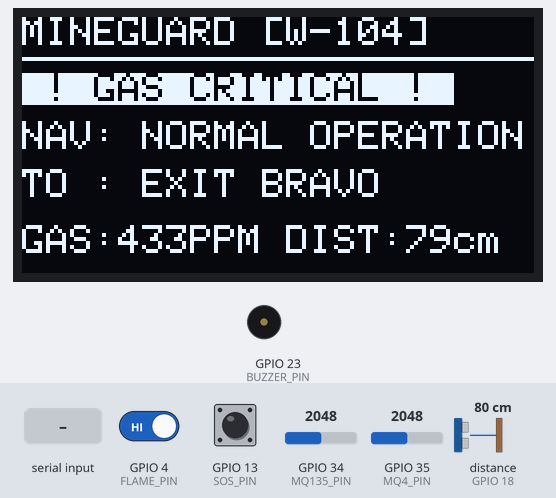
This sketch was run on a simulated ESP32. Parts: 128×64 one-colour display, buzzer (waves = sounding, pin HIGH). Wiring (inferred from the names in the program): ultrasonic range finder: trigger GPIO 5; echo GPIO 18. Inputs (shaded band) come from the test bench; at power-on: GPIO 34 (MQ135_PIN) = 2048, distance to the obstacle (sensor on GPIO 18) 80 cm, GPIO 4 (FLAME_PIN) HIGH, GPIO 13 (SOS_PIN) HIGH, GPIO 35 (MQ4_PIN) = 2048. The echo pulse lasts 58.3 µs per cm; pins used as bus, display or sensor lines are not drawn; what the sketch prints to the serial monitor is not drawn.

Above: at 3.5 s.
3.6 s: GPIO 34 (MQ135_PIN) set to 1560
At 5.03 s:
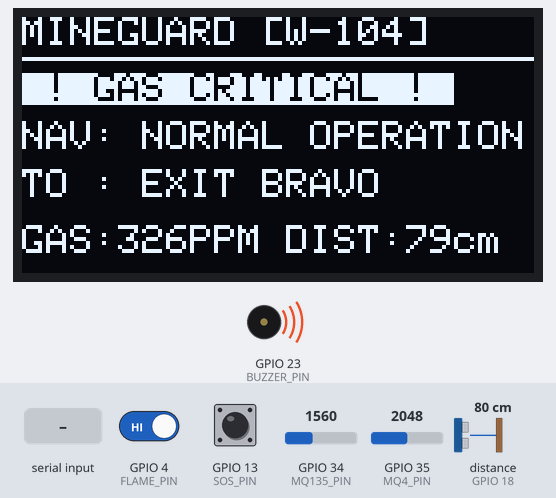
5.5 s: GPIO 34 (MQ135_PIN) set to 1467
At 6.7 s:
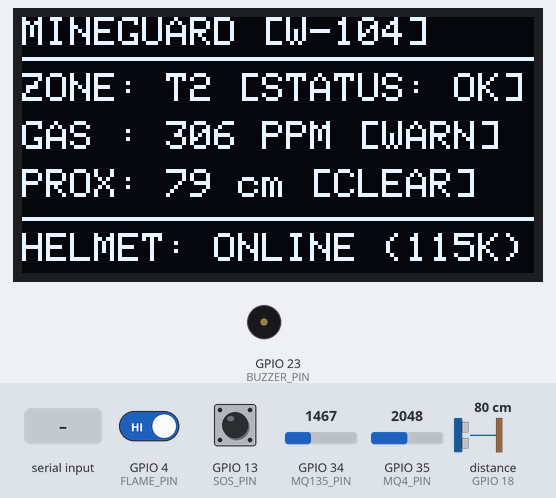
7.0 s: "EVAC_CMD:\n" received over Serial
At 7.35 s:
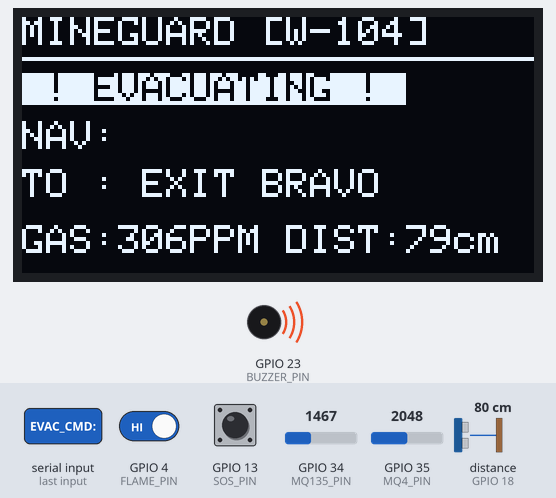
9.3 s: distance to the obstacle (sensor on GPIO 18) set to 2 cm
At 9.77 s:
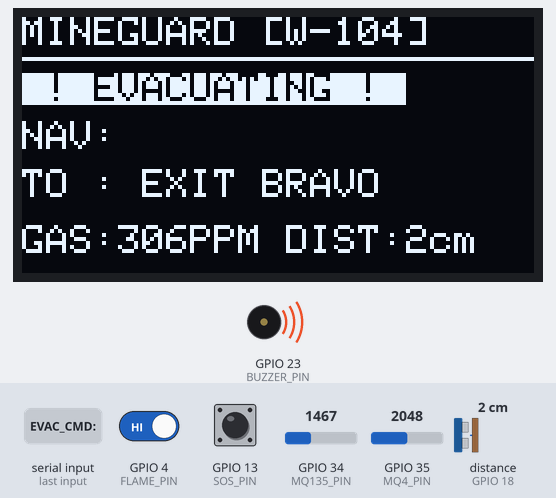
11.7 s: "EVAC_CLEAR\n" received over Serial
At 11.97 s:
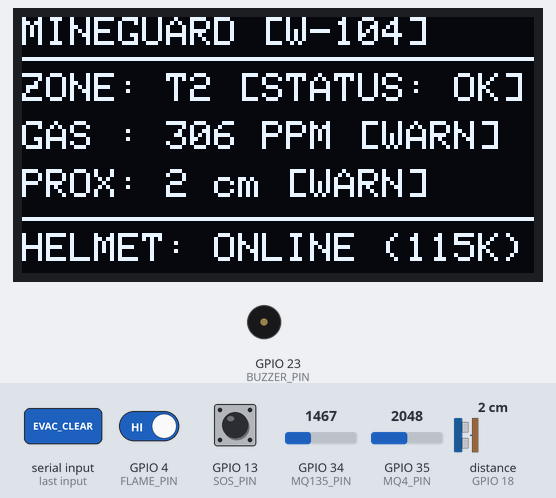
14.1 s: GPIO 4 (FLAME_PIN) driven LOW
At 15.4 s:
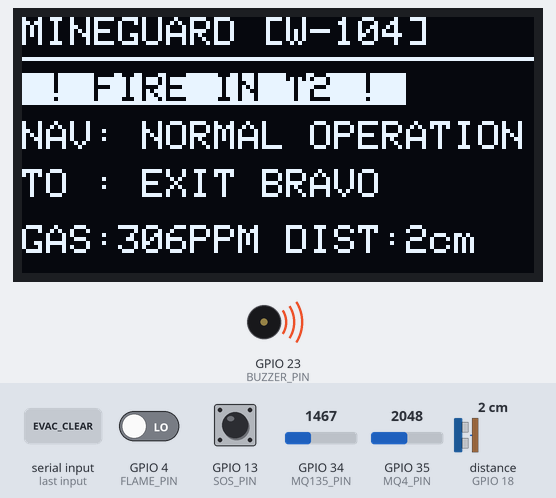
Timing chart, 0 to 16.6 s (numbered marks = the images above; inputs shaded):
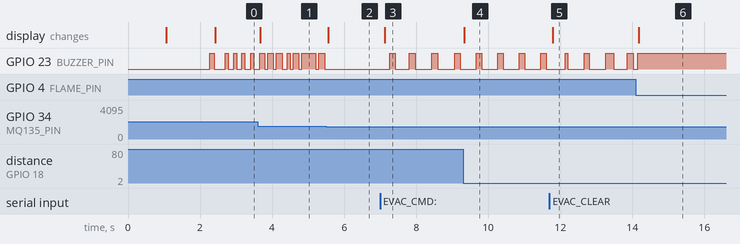

The sketch:

mineguard_esp32_firmware.ino
```cpp
/*
 ====================================================================
  MINEGUARD — IoT Smart Helmet & Safety Controller Firmware (ESP32)
  ACDS Gold Mines — Edge Computing & Emergency Evacuation Node

  Installed Sensors & Actuators:
   - ESP32 Development Board (DOIT ESP32 DevKit v1 / NodeMCU 30-pin)
   - Flame Sensor Module (Digital IR Flame Module on GPIO 4)
   - MQ-135 Hazardous Gas Sensor (Analog ADC on GPIO 34)
   - HC-SR04 Ultrasonic Distance Sensor (Trig: 5, Echo: 18)
   - SSD1306 0.96" I2C Monochrome OLED Display (SDA: 21, SCL: 22)
   - Active Piezo Buzzer (Alarm Siren on GPIO 23)
   - Optional SOS Emergency Panic Button (Active LOW on GPIO 13)
   - USB Serial (115200 Baud) -> Python Sensor Collector / WebSerial

  Hardware Compatibility Note:
   Pin assignments match the original MineGuard hardware design.
   No changes to existing wiring are required.
 ====================================================================
*/

#include <Wire.h>
#include <Adafruit_GFX.h>
#include <Adafruit_SSD1306.h>
#include <WiFi.h>
#include <HTTPClient.h>

// ------------------------------------------------------------------
// PIN DEFINITIONS (ESP32 Standard GPIOs — 100% PRESERVED)
// ------------------------------------------------------------------
#define FLAME_PIN       4    // Flame Sensor Digital Output (LOW = Flame detected)
#define MQ135_PIN       34   // MQ-135 Analog Input (ADC1_CHANNEL_6)
#define TRIG_PIN        5    // HC-SR04 Ultrasonic Trigger
#define ECHO_PIN        18   // HC-SR04 Ultrasonic Echo
#define BUZZER_PIN      23   // Active Buzzer Positive Leg
#define OLED_SDA        21   // I2C Data
#define OLED_SCL        22   // I2C Clock
#define SOS_PIN         13   // Optional Helmet SOS Distress Push-Button (Active LOW with pullup)
#define MQ4_PIN         35   // MQ-4 Methane Sensor Analog Input (ADC1_CHANNEL_7)

// ------------------------------------------------------------------
// SMART HELMET & TUNNEL IDENTITY METADATA
// ------------------------------------------------------------------
const char* DEVICE_ID = "ESP32-MINE-NODE-01";
const char* HELMET_ID = "HELMET-ACDS-01";
const char* WORKER_ID = "W-104";
const char* ASSIGNED_TUNNEL = "T2"; // Installed at Tunnel T2 as specified

// ------------------------------------------------------------------
// OLED DISPLAY SETTINGS
// ------------------------------------------------------------------
#define SCREEN_WIDTH    128
#define SCREEN_HEIGHT   64
#define OLED_RESET      -1
#define SCREEN_ADDRESS  0x3C // Standard I2C address for SSD1306

Adafruit_SSD1306 display(SCREEN_WIDTH, SCREEN_HEIGHT, &Wire, OLED_RESET);
bool oledAvailable = false;

// ------------------------------------------------------------------
// OPTIONAL WI-FI & BACKEND SERVER SETTINGS
// ------------------------------------------------------------------
const char* ssid = "YOUR_WIFI_SSID";
const char* password = "YOUR_WIFI_PASSWORD";
const char* serverUrl = "http://192.168.1.100:5000/api/edge/telemetry";
bool wifiEnabled = false;

// ------------------------------------------------------------------
// SAFETY THRESHOLDS (DGMS Compliant Baseline)
// ------------------------------------------------------------------
const int GAS_WARNING_THRESHOLD  = 180;  // PPM baseline caution
const int GAS_CRITICAL_THRESHOLD = 320;  // PPM hazardous ceiling
const float DISTANCE_MIN_SAFE_CM = 25.0; // Distance warning for rockfall / obstruction

// ------------------------------------------------------------------
// STATE & DYNAMIC ROUTE INSTRUCTION VARIABLES
// ------------------------------------------------------------------
unsigned long lastTelemetryTime = 0;
const unsigned long TELEMETRY_INTERVAL_MS = 600;

// Dynamic route guidance received from Edge Router over Serial
char routeEvacInstruction[32] = "NORMAL OPERATION";
char routeTargetExit[24] = "EXIT BRAVO";
bool routeEvacActive = false;
bool manualSosActive = false;

// ------------------------------------------------------------------
// ULTRASONIC SENSOR READ FUNCTION (WITH FAULT DETECTION)
// ------------------------------------------------------------------
float readUltrasonicDistanceCm(bool &sensorFault) {
  digitalWrite(TRIG_PIN, LOW);
  delayMicroseconds(2);
  digitalWrite(TRIG_PIN, HIGH);
  delayMicroseconds(10);
  digitalWrite(TRIG_PIN, LOW);

  long duration = pulseIn(ECHO_PIN, HIGH, 30000); // 30ms timeout (~5m max)
  if (duration == 0) {
    // Sensor timed out or echo pin disconnected
    sensorFault = false; // Out of range (>5m) considered clear
    return 400.0;
  }
  sensorFault = false;
  float distanceCm = (duration * 0.0343) / 2.0;
  return distanceCm;
}

// ------------------------------------------------------------------
// MQ-135 GAS PPM READ FUNCTION (WITH DISCONNECT DETECTION)
// ------------------------------------------------------------------
int readGasPPM(bool &sensorFault) {
  int rawValue = analogRead(MQ135_PIN); // 0 to 4095
  // If pin is floating or completely disconnected (0 or near max without bias)
  if (rawValue <= 10) {
    sensorFault = true;
    return 0; // Fault state
  }
  sensorFault = false;
  int ppm = map(rawValue, 200, 3500, 30, 750);
  if (ppm < 20) ppm = 20;
  if (ppm > 999) ppm = 999;
  return ppm;
}

// ------------------------------------------------------------------
// SMART HELMET OLED DISPLAY
// ------------------------------------------------------------------
void updateHelmetOLED(bool flameDetected, int gasPpm, float distanceCm, bool alarmActive, bool sos, bool gasFault) {
  if (!oledAvailable) return;

  display.clearDisplay();
  display.setTextSize(1);
  display.setTextColor(SSD1306_WHITE);

  // Line 1: Header with Worker ID & Helmet
  display.setCursor(0, 0);
  display.print(F("MINEGUARD ["));
  display.print(WORKER_ID);
  display.print(F("]"));
  display.drawLine(0, 10, 127, 10, SSD1306_WHITE);

  // If Emergency Evacuation is active, prioritize dynamic routing instructions
  if (routeEvacActive || flameDetected || gasPpm >= GAS_CRITICAL_THRESHOLD || sos) {
    display.setCursor(0, 14);
    display.setTextColor(SSD1306_BLACK, SSD1306_WHITE);
    if (sos) {
      display.print(F(" !! SOS ACTIVE !! "));
    } else if (flameDetected) {
      display.print(F(" ! FIRE IN T2 ! "));
    } else if (gasPpm >= GAS_CRITICAL_THRESHOLD) {
      display.print(F(" ! GAS CRITICAL ! "));
    } else {
      display.print(F(" ! EVACUATING ! "));
    }
    display.setTextColor(SSD1306_WHITE);

    // Evacuation Instruction Line
    display.setCursor(0, 26);
    display.print(F("NAV: "));
    display.print(routeEvacInstruction);

    display.setCursor(0, 38);
    display.print(F("TO : "));
    display.print(routeTargetExit);

    // Hazard Status
    display.setCursor(0, 52);
    display.print(F("GAS:"));
    display.print(gasPpm);
    display.print(F("PPM DIST:"));
    display.print((int)distanceCm);
    display.print(F("cm"));

  } else {
    // Normal Monitoring Screen
    display.setCursor(0, 14);
    display.print(F("ZONE: "));
    display.print(ASSIGNED_TUNNEL);
    display.print(F(" [STATUS: OK]"));

    display.setCursor(0, 26);
    display.print(F("GAS : "));
    if (gasFault) {
      display.print(F("FAULT/OFFLINE"));
    } else {
      display.print(gasPpm);
      display.print(F(" PPM"));
      if (gasPpm >= GAS_WARNING_THRESHOLD) display.print(F(" [WARN]"));
      else display.print(F(" [NORM]"));
    }

    display.setCursor(0, 38);
    display.print(F("PROX: "));
    display.print((int)distanceCm);
    display.print(F(" cm"));
    if (distanceCm < DISTANCE_MIN_SAFE_CM) {
      display.print(F(" [WARN]"));
    } else {
      display.print(F(" [CLEAR]"));
    }

    display.drawLine(0, 50, 127, 50, SSD1306_WHITE);
    display.setCursor(0, 54);
    display.print(F("HELMET: ONLINE (115K)"));
  }

  display.display();
}

// ------------------------------------------------------------------
// SETUP
// ------------------------------------------------------------------
void setup() {
  Serial.begin(115200);
  delay(1000);
  Serial.println(F("\n=================================================="));
  Serial.println(F(" MINEGUARD — Smart Helmet & Safety Node (ESP32)"));
  Serial.print(F(" Worker ID: ")); Serial.println(WORKER_ID);
  Serial.print(F(" Helmet ID: ")); Serial.println(HELMET_ID);
  Serial.println(F("=================================================="));

  // Pin Configurations
  pinMode(FLAME_PIN, INPUT_PULLUP);
  pinMode(MQ135_PIN, INPUT);
  pinMode(MQ4_PIN, INPUT);
  pinMode(TRIG_PIN, OUTPUT);
  pinMode(ECHO_PIN, INPUT);
  pinMode(BUZZER_PIN, OUTPUT);
  pinMode(SOS_PIN, INPUT_PULLUP);
  digitalWrite(BUZZER_PIN, LOW);

  // Initialize I2C and OLED
  Wire.begin(OLED_SDA, OLED_SCL);
  if (display.begin(SSD1306_SWITCHCAPVCC, SCREEN_ADDRESS)) {
    oledAvailable = true;
    display.clearDisplay();
    display.setTextSize(1);
    display.setTextColor(SSD1306_WHITE);
    display.setCursor(10, 15);
    display.print(F("MINEGUARD HELMET"));
    display.setCursor(20, 30);
    display.print(WORKER_ID);
    display.setCursor(15, 45);
    display.print(F("INITIALIZING..."));
    display.display();
    delay(1200);
  } else {
    Serial.println(F("[!] SSD1306 OLED not detected. Continuing in headless serial mode."));
  }

  // Initial buzzer chirp to confirm hardware power
  digitalWrite(BUZZER_PIN, HIGH);
  delay(120);
  digitalWrite(BUZZER_PIN, LOW);

  // Wi-Fi Configuration (Optional fallback)
  if (wifiEnabled && String(ssid) != "YOUR_WIFI_SSID") {
    WiFi.begin(ssid, password);
    int attempts = 0;
    while (WiFi.status() != WL_CONNECTED && attempts < 10) {
      delay(400);
      attempts++;
    }
    if (WiFi.status() == WL_CONNECTED) {
      Serial.print(F("[√] Wi-Fi Connected: ")); Serial.println(WiFi.localIP());
    }
  }

  Serial.println(F("[*] System Ready. Streaming JSON telemetry over USB Serial."));
}

// ------------------------------------------------------------------
// MAIN LOOP
// ------------------------------------------------------------------
void loop() {
  bool gasFault = false;
  bool ultrasonicFault = false;

  // 1. Read Flame Sensor (Active LOW)
  int flameRaw = digitalRead(FLAME_PIN);
  bool flameDetected = (flameRaw == LOW);

  // 2. Read Gas Sensors (MQ-135 Air Quality + MQ-4 Methane)
  int gasPpm = readGasPPM(gasFault);
  int mq4Raw = analogRead(MQ4_PIN);
  int mq4Value = map(mq4Raw, 150, 3600, 20, 1500);
  if (mq4Value < 0) mq4Value = 0;

  // 3. Read Ultrasonic Sensor
  float distanceCm = readUltrasonicDistanceCm(ultrasonicFault);

  // 4. Read SOS Button (Active LOW)
  bool sosPressed = (digitalRead(SOS_PIN) == LOW);
  if (sosPressed) {
    manualSosActive = true;
  }

  // 5. Evaluate Alarms
  bool fireAlarm = flameDetected;
  bool gasAlarm = (gasPpm >= GAS_CRITICAL_THRESHOLD || mq4Value >= 1000);
  bool proxAlarm = (distanceCm < DISTANCE_MIN_SAFE_CM && distanceCm > 1.0);
  bool anyAlarm = (fireAlarm || gasAlarm || proxAlarm || manualSosActive || routeEvacActive);

  // 6. Buzzer Siren Actuation
  if (fireAlarm || manualSosActive) {
    digitalWrite(BUZZER_PIN, HIGH); // Continuous aggressive alarm
  } else if (gasAlarm) {
    digitalWrite(BUZZER_PIN, (millis() % 240 < 120) ? HIGH : LOW); // Rapid pulse
  } else if (proxAlarm || routeEvacActive) {
    digitalWrite(BUZZER_PIN, (millis() % 600 < 150) ? HIGH : LOW); // Intermittent beep
  } else {
    digitalWrite(BUZZER_PIN, LOW);
  }

  // 7. Update Smart Helmet OLED
  updateHelmetOLED(flameDetected, gasPpm, distanceCm, anyAlarm, manualSosActive, gasFault);

  // 8. Stream JSON Telemetry over Serial every interval (both snake_case and camelCase supported)
  if (millis() - lastTelemetryTime >= TELEMETRY_INTERVAL_MS) {
    lastTelemetryTime = millis();

    String json = "{";
    json += "\"device_id\":\"" + String(DEVICE_ID) + "\",";
    json += "\"deviceId\":\"" + String(DEVICE_ID) + "\",";
    json += "\"helmet_id\":\"" + String(HELMET_ID) + "\",";
    json += "\"helmetId\":\"" + String(HELMET_ID) + "\",";
    json += "\"worker_id\":\"" + String(WORKER_ID) + "\",";
    json += "\"workerId\":\"" + String(WORKER_ID) + "\",";
    json += "\"tunnel_id\":\"" + String(ASSIGNED_TUNNEL) + "\",";
    json += "\"tunnelId\":\"" + String(ASSIGNED_TUNNEL) + "\",";
    json += "\"flame_detected\":" + String(flameDetected ? "true" : "false") + ",";
    json += "\"flameDetected\":" + String(flameDetected ? "true" : "false") + ",";
    json += "\"mq135_value\":" + String(gasPpm) + ",";
    json += "\"gasPpm\":" + String(gasPpm) + ",";
    json += "\"mq4_value\":" + String(mq4Value) + ",";
    json += "\"mq4Value\":" + String(mq4Value) + ",";
    json += "\"gasLevel\":\"" + String(gasPpm >= GAS_CRITICAL_THRESHOLD ? "CRITICAL" : (gasPpm >= GAS_WARNING_THRESHOLD ? "WARNING" : "NORMAL")) + "\",";
    json += "\"gasSensorFault\":" + String(gasFault ? "true" : "false") + ",";
    json += "\"distance_cm\":" + String(distanceCm, 1) + ",";
    json += "\"distanceCm\":" + String(distanceCm, 1) + ",";
    json += "\"proximityAlert\":" + String(proxAlarm ? "true" : "false") + ",";
    json += "\"sosTriggered\":" + String(manualSosActive ? "true" : "false") + ",";
    json += "\"buzzerActive\":" + String(anyAlarm ? "true" : "false") + ",";
    json += "\"status\":\"" + String(fireAlarm ? "FIRE_ALARM" : gasAlarm ? "GAS_HAZARD" : proxAlarm ? "PROXIMITY_HAZARD" : manualSosActive ? "SOS_ACTIVE" : "NORMAL") + "\",";
    json += "\"sensorMappings\":{\"flame\":\"TUNNEL-2\",\"mq135\":\"TUNNEL-10\",\"gas\":\"TUNNEL-10\",\"ultrasonic\":\"TUNNEL-6\",\"obstacle\":\"TUNNEL-6\"},";
    json += "\"sensors\":{\"flame\":{\"tunnelId\":\"TUNNEL-2\",\"detected\":" + String(flameDetected ? "true" : "false") + "},\"gas\":{\"tunnelId\":\"TUNNEL-10\",\"ppm\":" + String(gasPpm) + "},\"ultrasonic\":{\"tunnelId\":\"TUNNEL-6\",\"distanceCm\":" + String(distanceCm, 1) + "}},";
    json += "\"uptimeMs\":" + String(millis());
    json += "}";

    Serial.println(json);

    // Optional Wi-Fi HTTP POST
    if (wifiEnabled && WiFi.status() == WL_CONNECTED) {
      HTTPClient http;
      http.begin(serverUrl);
      http.addHeader("Content-Type", "application/json");
      http.POST(json);
      http.end();
    }
  }

  // 9. Read Incoming Commands from Python Serial Collector / Dashboard
  if (Serial.available() > 0) {
    String cmd = Serial.readStringUntil('\n');
    cmd.trim();

    if (cmd.equalsIgnoreCase("BUZZER_TEST")) {
      digitalWrite(BUZZER_PIN, HIGH);
      delay(300);
      digitalWrite(BUZZER_PIN, LOW);
      Serial.println(F("{\"cmdAck\":\"BUZZER_TEST_OK\"}"));
    } else if (cmd.startsWith("EVAC_CMD:")) {
      // Format: EVAC_CMD:<action>|<targetExit>
      String payload = cmd.substring(9);
      int sep = payload.indexOf('|');
      if (sep > 0) {
        String action = payload.substring(0, sep);
        String exit = payload.substring(sep + 1);
        strncpy(routeEvacInstruction, action.c_str(), sizeof(routeEvacInstruction) - 1);
        strncpy(routeTargetExit, exit.c_str(), sizeof(routeTargetExit) - 1);
      } else {
        strncpy(routeEvacInstruction, payload.c_str(), sizeof(routeEvacInstruction) - 1);
      }
      routeEvacActive = true;
      Serial.println(F("{\"cmdAck\":\"EVAC_CMD_RECEIVED\"}"));
    } else if (cmd.equalsIgnoreCase("EVAC_CLEAR")) {
      routeEvacActive = false;
      strncpy(routeEvacInstruction, "NORMAL OPERATION", sizeof(routeEvacInstruction) - 1);
      Serial.println(F("{\"cmdAck\":\"EVAC_CLEARED\"}"));
    } else if (cmd.equalsIgnoreCase("SOS_CLEAR")) {
      manualSosActive = false;
      Serial.println(F("{\"cmdAck\":\"SOS_CLEARED\"}"));
    }
  }

  delay(50);
}
```

Measured:
- the behaviour switches between 1530 and 1529 on GPIO 34 (MQ135_PIN) (found by bisection; images 1 and 2)
- after the input at 3.6 s, the display: changes after 0.08 s (image 1)
- after the input at 5.5 s, GPIO 23 (BUZZER_PIN): stops changing and stays LOW; the display: changes after 0.06 s (image 2)
- after the input at 7.0 s, GPIO 23 (BUZZER_PIN): alternates HIGH for 0.16 s and LOW for 0.47 s, starting after 0.26 s; the display: changes after 0.12 s (image 3)
- after the input at 9.3 s, the display: changes at once (image 4)
- after the input at 11.7 s, the display: changes after 0.09 s (image 5)
- after the input at 14.1 s, the display: changes after 0.08 s (image 6)
